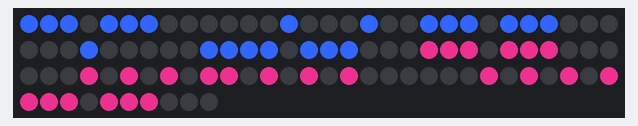
Bench run of a sketch on a simulated Arduino Uno, built with avr-gcc and run on an emulated ATmega328P. On the bench: 100 RGB LEDs in strip order, left to right, continuing on the next row. Random numbers use the default seed unless the sketch sets one.

Above: at 0.1 s.
At 39.4 s:
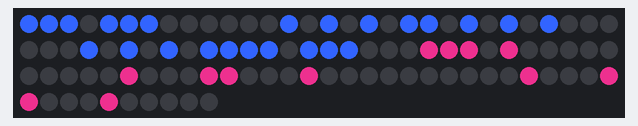

The sketch:

WordClock.ino
```cpp
#include <Adafruit_NeoPixel.h>
#ifdef __AVR__
  #include <avr/power.h>
#endif

#define PIN 6
Adafruit_NeoPixel strip = Adafruit_NeoPixel(100, PIN, NEO_GRB + NEO_KHZ800);

//WordClock variables
const int One[] = {0,2};
const int Two[] = {3,5};
const int Three[] = {15,19};
const int Four[] = {21,28};
const int Five[] = {10,14};
const int Six[] = {57,59};
const int Seven[] = {6,9};
const int Eight[] = {36,39};
const int Nine[] = {50,54};
const int Ten[] = {40,43};
const int Eleven[] = {30,35};
const int Twelve[] = {44,49};
const int Kai[] = {60,62};
const int Para[] = {65,68};
const int Pente[] = {95,99};
const int Deka[] = {76,79};
const int Tetarto[] = {81,87};
const int Eikosi[] = {70,75};
const int Misi[] = {90,93};

uint32_t c =  strip.Color(40, 0, 255);

int Hour = 23;
int Min = 0;
int HourWord[2], ConnectWord[2], MinuteWord[2];

//Led fixed index
int led[100];
int i = 0, j=0;
int offset =0;

//Digital Clock variables
//Fisrt elemenet is length
const int D_Zero[] = {12,0,1,2,10,12,20,22,30,32,40,41,42};
const int D_One[] = {5,2,12,22,32,42};
const int D_Two[] = {11,0,1,2,12,20,21,22,30,40,41,42};
const int D_Three[] = {11,0,1,2,12,20,21,22,32,40,41,42};
const int D_Four[] = {9,0,2,10,12,20,21,22,32,42};
const int D_Five[] = {11,0,1,2,10,20,21,22,32,40,41,42};
const int D_Six[] = {12,0,1,2,10,20,21,22,30,32,40,41,42};
const int D_Seven[] = {7,0,1,2,12,22,32,42};
const int D_Eight[] = {13,0,1,2,10,12,20,21,22,30,32,40,41,42};
const int D_Nine[] = {12,0,1,2,10,12,20,21,22,32,40,41,42};

const int Digital[] = {D_Zero,D_One,D_Two,D_Three,D_Four,D_Five,D_Six,D_Seven,D_Eight,D_Nine};
int HourFirst, HourSecond, MinFirst, MinSecond;
uint32_t HourColour =  strip.Color(50, 100, 255);
uint32_t MinuteColour =  strip.Color(200, 40,120);

void setup() {
  #if defined (__AVR_ATtiny85__)
    if (F_CPU == 16000000) clock_prescale_set(clock_div_1);
  #endif
  strip.begin();
  strip.show(); // Initialize all pixels to 'off'
  //Fix led index
  for (i=0; i<10; i++) {
    j = 0;
    for (j; j<10; j++){
      if  (i%2 == 0){
        led[10*i + j] = 10*i + j;
      }else{
        led[10*i + j] = 10*(i+1) - (j+1);
      }
    }
  }
}

void loop() {
//  ArrayTest();
//  Count();
  clearStrip();

  if (Hour == 0 | Hour == 12){ HourWord[0] = Twelve[0]; HourWord[1] = Twelve[1];}
  else if (Hour == 1 | Hour ==13) { HourWord[0] = One[0]; HourWord[1] = One[1]; }
  else if (Hour == 2 | Hour ==14) { HourWord[0] = Two[0]; HourWord[1] = Two[1]; }
  else if (Hour == 3 | Hour ==15) { HourWord[0] = Three[0]; HourWord[1] = Three[1]; }
  else if (Hour == 4 | Hour ==16) { HourWord[0] = Four[0]; HourWord[1] = Four[1]; }
  else if (Hour == 5 | Hour ==17) { HourWord[0] = Five[0]; HourWord[1] = Five[1]; }
  else if (Hour == 6 | Hour ==18) { HourWord[0] = Six[0]; HourWord[1] = Six[1]; }
  else if (Hour == 7 | Hour ==19) { HourWord[0] = Seven[0]; HourWord[1] = Seven[1]; }
  else if (Hour == 8 | Hour ==20) { HourWord[0] = Eight[0]; HourWord[1] = Eight[1]; }
  else if (Hour == 9 | Hour ==21) { HourWord[0] = Nine[0]; HourWord[1] = Nine[1]; }
  else if (Hour == 10 | Hour == 22) { HourWord[0] = Ten[0]; HourWord[1] = Ten[1]; }
  else {HourWord[0] = Eleven[0]; HourWord[1] = Eleven[1];}

  if (Min < 35) {
    ConnectWord[0] = Kai[0]; ConnectWord[1] = Kai[1];
    if (Min <5) { MinuteWord[0] = -2; MinuteWord[1] = 0; }                      //Value dedicated to "akrivws"
    else if (Min <10) { MinuteWord[0] = Pente[0]; MinuteWord[1] = Pente[1]; }
    else if (Min <15) { MinuteWord[0] = Deka[0]; MinuteWord[1] = Deka[1]; }
    else if (Min <20) { MinuteWord[0] = Tetarto[0]; MinuteWord[1] = Tetarto[1]; }
    else if (Min <25) { MinuteWord[0] = Eikosi[0]; MinuteWord[1] = Eikosi[1]; }
    else if (Min <30) { MinuteWord[0] = -1; MinuteWord[1] = 0; }                //Value dedicated to  "eikosi pente"
    else { MinuteWord[0] = Misi[0]; MinuteWord[1] = Misi[1]; }
    }

  else {
    ConnectWord[0] = Para[0]; ConnectWord[1] = Para[1];
    if (Min >= 55) { MinuteWord[0] = Pente[0]; MinuteWord[1] = Pente[1]; }
    else if (Min >= 50) { MinuteWord[0] = Deka[0]; MinuteWord[1] = Deka[1]; }
    else if (Min >= 45) { MinuteWord[0] = Tetarto[0]; MinuteWord[1] = Tetarto[1]; }
    else if (Min >= 40) { MinuteWord[0] = Eikosi[0]; MinuteWord[1] = Eikosi[1]; }
    else { MinuteWord[0] = -1; MinuteWord[1] = 0; }                //Value dedicated to  "eikosi pente"
    }

//  showTimeText (HourWord, ConnectWord, MinuteWord, c);

  //Digital Mode
  HourFirst = Digital[Hour / 10];
  HourSecond = Digital[Hour % 10];
  MinFirst = Digital[Min / 10];
  MinSecond = Digital[Min % 10];
  showTimeDigital(HourFirst,HourSecond,MinFirst,MinSecond);

  delay(500);
//  Hour ++;
  Min ++;
  if (Min>59){Min = 0; Hour ++;}
  if (Hour == 24) Hour = 0;
}

void showTimeText(int HourWord[],int ConnectWord[],int MinuteWord[], uint32_t c){
  for(i=HourWord[0]; i<=HourWord[1]; i++) {
      strip.setPixelColor(i,c);
  }
  if (MinuteWord[0] > 0){
    for(i=ConnectWord[0]; i<=ConnectWord[1]; i++) {
        strip.setPixelColor(i,c);
    }
    for(i=MinuteWord[0]; i<=MinuteWord[1]; i++) {
        strip.setPixelColor(i,c);
    }
  }
  else if (MinuteWord[0] == -1){               //Kai/Para eikosi pente
    for(i=ConnectWord[0]; i<=ConnectWord[1]; i++) {
        strip.setPixelColor(i,c);
    }
    for(i=Eikosi[0]; i<=Eikosi[1]; i++) {
        strip.setPixelColor(i,c);
    }
    for(i=Pente[0]; i<=Pente[1]; i++) {
        strip.setPixelColor(i,c);
    }
  }
  else {
    //nothing                               //Akrivws
  }
  strip.show();
}

void showTimeDigital(int HourFirst[], int HourSecond[], int MinFirst[], int MinSecond[]){
  //Fisrt hour digit
  for (i=1; i<=HourFirst[0]; i++){
    strip.setPixelColor(led[HourFirst[i]],HourColour);
  }
  //Second Hour digit
  offset = 4; //4 to the right
  for (i=1; i<=HourSecond[0]; i++){
    strip.setPixelColor(led[HourSecond[i]+ offset],HourColour);
  }
  //First Minute digit
  offset = 53; //4 to the right
  for (i=1; i<=MinFirst[0]; i++){
    strip.setPixelColor(led[MinFirst[i]+ offset],MinuteColour);
  }
  //Second Minute digit
  offset = 57; //4 to the right
  for (i=1; i<=MinSecond[0]; i++){
    strip.setPixelColor(led[MinSecond[i]+ offset],MinuteColour);
  }
  strip.show();
}

void Count(){
  for (int i = 0; i<10; i++){
    clearStrip();
//    showTimeDigital(Digital[i]);
    delay(1000);
  }
}


void clearStrip(){
  for(uint16_t i=0; i<100; i++) {
      strip.setPixelColor(i, 0);
  }
  strip.show();
}

void ArrayTest(){
uint32_t c =  strip.Color(100, 100,100);
int R, B, G;
  for (i = 99; i>=0; i--){
    R = random(0,255);
    G = random(0,255);
    B = random(0,255);
    c = strip.Color(R,G,B);
    strip.setPixelColor(led[i], c);
    strip.show();
    delay(50);
  }
}
```
